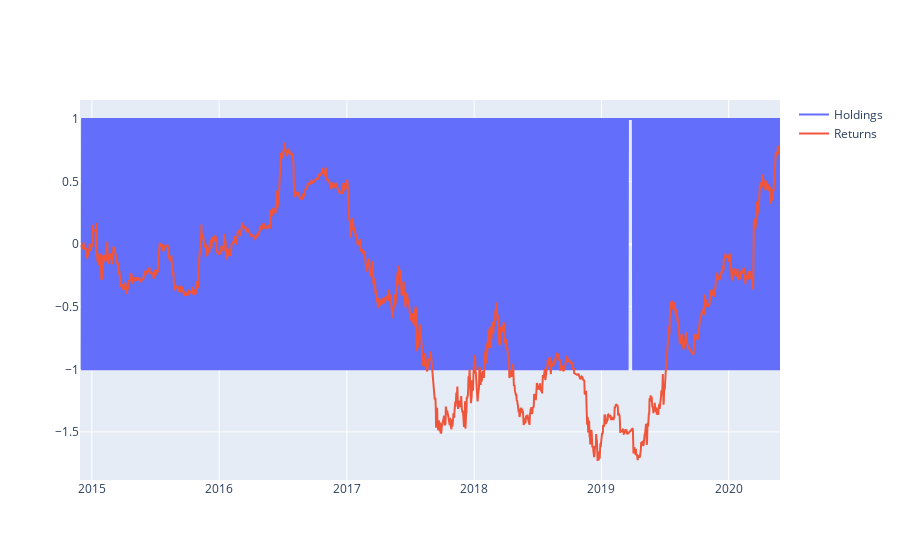
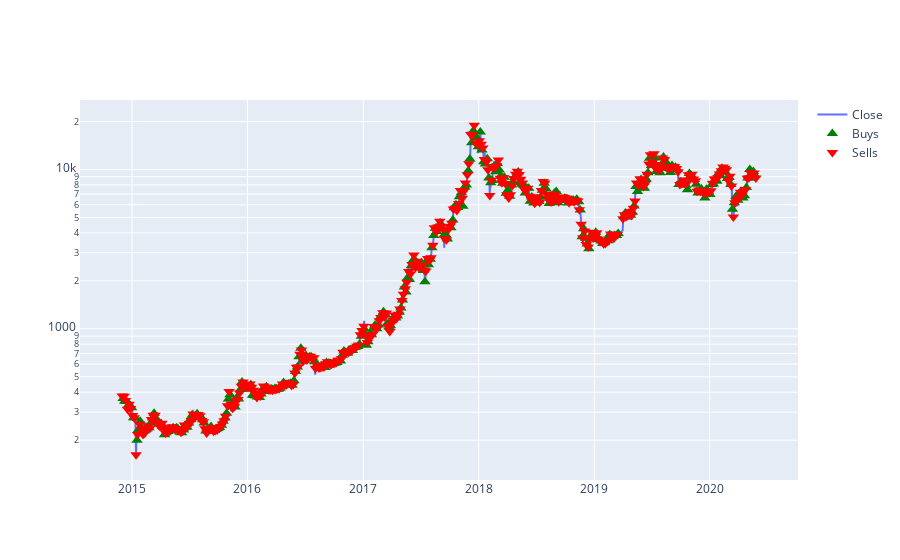
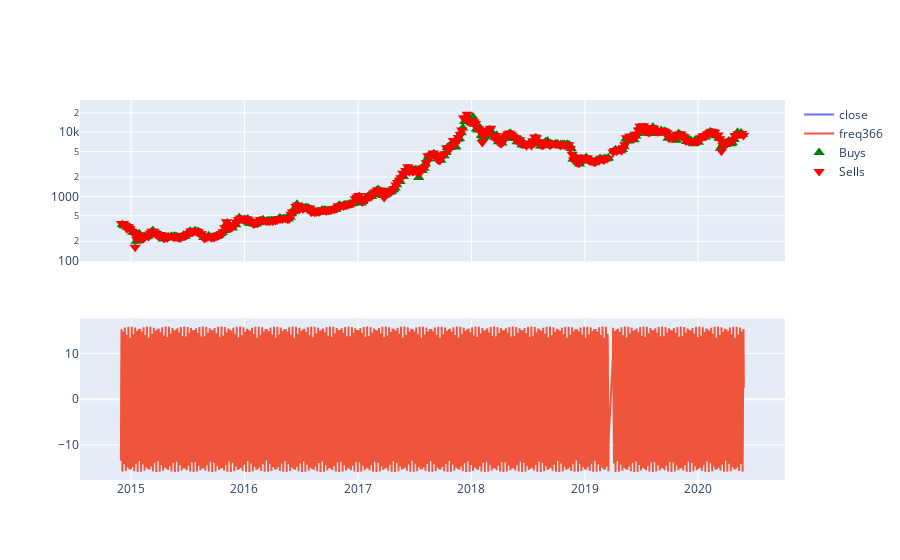

Notebook code for these charts, in order:
### Code cell
# npfft_filters.py
from plotly.subplots import make_subplots
import plotly.graph_objects as go
fig = make_subplots(rows=2, cols=1, shared_xaxes=True)
n = len(freq_domain)

# fig = px.line(x=range(n), y=df.Close)
# fig.show()
fig.add_scatter(x=df.index, y=df.close, mode="lines", row=1, col=1, name="close")

# TODO add remove bandpass list / i_freq list in bqplot
# create a bandpass
low = 29
high = 51
# important_freq = np.zeros(n, dtype=complex)
# important_freq[low:high] = freq_domain[low:high]
# print (sum(important_freq))

# 126hz, 15 days, 238%
# 132 Hz, 14.4 days, 114%
# 91 Hz, 21 days, 272%
# 50 Hz, 37 days, 207%
# 15 Hz, 116 days, 156%
# buy hold 450%

# bandpass
'''
important_freq = freq_domain.copy()
important_freq[:low:-1] = 0
important_freq[high:] = 0
# print (important_freq)
smoothed_values = np.real(np.fft.ifft(important_freq))
fig.add_scatter(x=df.index, y=smoothed_values, mode="lines", row=1, col=1, name="Sine_MA")
'''

# combine individual freq
'''
important_freq = np.zeros(n, dtype=complex)
for index, i_freq in enumerate([int(x[0]) for x in band_ranges]):
    print (i_freq)
    important_freq[i_freq] = freq_domain[i_freq]
smoothed_values = np.real(np.fft.ifft(important_freq))
fig.add_scatter(x=df.index, y=smoothed_values, mode="lines", row=1, col=1, name=f"freqMA")
'''

# pick individual freq
# for index, i_freq in enumerate([38]):
for index, i_freq in enumerate([int(x[0]) for x in band_ranges]):
    print (i_freq)
    important_freq = np.zeros(n, dtype=complex)
    # important_freq[i_freq] = np.real(freq_domain[i_freq])
    important_freq[i_freq] = freq_domain[i_freq]
    smoothed_values = np.real(np.fft.ifft(important_freq))
    # print (freq_domain[i_freq])
    # fig = px.line(x=df.index, y=smoothed_values)
    # fig.show()
    fig.add_scatter(x=df.index, y=smoothed_values, mode="lines", row=2, col=1, name=f"freq{i_freq}")
    
    print (min(smoothed_values), max(smoothed_values))
    df['BUY'] = False
    df['SELL'] = False
    # print (smoothed_values == min(smoothed_values))
    SMOOTH_MIN = min(smoothed_values)
    SMOOTH_MAX = max(smoothed_values)
    THRESHOLD = 0.01 * SMOOTH_MAX
    BUY_MASK = abs(smoothed_values - SMOOTH_MIN) < THRESHOLD
    SELL_MASK = abs(smoothed_values - SMOOTH_MAX) < THRESHOLD
    sine_series = pd.Series(smoothed_values)
    BUY_MASK = (sine_series < sine_series.shift(1)) & (sine_series < sine_series.shift(-1))
    SELL_MASK = (sine_series > sine_series.shift(1)) & (sine_series > sine_series.shift(-1))
    df.loc[BUY_MASK.values, 'BUY'] = True
    df.loc[SELL_MASK.values, 'SELL'] = True
    # plot buy sell on sine wave
    if "BUY" in list(df.columns):
        buys = df[df.BUY]
        fig.add_scatter(x=buys.index, y=buys.close, mode="markers", marker=dict(size=10, symbol=5, color="green"), name="Buys")    
    if "SELL" in list(df.columns):
        sells = df[df.SELL]
        fig.add_scatter(x=sells.index, y=sells.close, mode="markers", marker=dict(size=10, symbol=6, color="red"), name="Sells")

from backtesting import plot_backtest
df['Date'] = df.index
fig_a, fig_b = plot_backtest(df)
fig_a.show()
fig_b.show()

# compare buy and hold
'''
df['BUY'] = df['SELL'] = False
df.loc["2014-11-28", 'BUY'] = True
fig_a, fig_b = plot_backtest(df)
fig_a.show()
fig_b.show()
'''

fig.update_layout(yaxis_type="log")
fig

### Figure 1 — Plotly figure (JSON) as saved in the notebook; plotly's stock layout.template omitted (floating-point values rounded to 4 significant figures; data arrays with more than 128 entries replaced by an {"elided": "..."} marker saying what was removed)
{"data": [{"name": "Holdings", "type": "scatter", "x": {"elided": "1996 str values"}, "y": {"elided": "1996 int values"}}, {"name": "Returns", "type": "scatter", "x": {"elided": "1996 str values"}, "y": {"elided": "1996 float values"}}], "layout": {}}

### Figure 2 — Plotly figure (JSON) as saved in the notebook; plotly's stock layout.template omitted (floating-point values rounded to 4 significant figures; data arrays with more than 128 entries replaced by an {"elided": "..."} marker saying what was removed)
{"data": [{"mode": "lines", "name": "Close", "type": "scatter", "x": {"elided": "1996 str values"}, "y": {"elided": "1996 float values"}}, {"marker": {"color": "green", "size": 10, "symbol": 5}, "mode": "markers", "name": "Buys", "type": "scatter", "x": {"elided": "365 str values"}, "y": {"elided": "365 float values"}}, {"marker": {"color": "red", "size": 10, "symbol": 6}, "mode": "markers", "name": "Sells", "type": "scatter", "x": {"elided": "366 str values"}, "y": {"elided": "366 float values"}}], "layout": {"yaxis": {"type": "log"}}}

### Figure 3 — Plotly figure (JSON) as saved in the notebook; plotly's stock layout.template omitted (floating-point values rounded to 4 significant figures; data arrays with more than 128 entries replaced by an {"elided": "..."} marker saying what was removed)
{"data": [{"mode": "lines", "name": "close", "type": "scatter", "x": {"elided": "1996 str values"}, "xaxis": "x", "y": {"elided": "1996 float values"}, "yaxis": "y"}, {"mode": "lines", "name": "freq366", "type": "scatter", "x": {"elided": "1996 str values"}, "xaxis": "x2", "y": {"elided": "1996 float values"}, "yaxis": "y2"}, {"marker": {"color": "green", "size": 10, "symbol": 5}, "mode": "markers", "name": "Buys", "type": "scatter", "x": {"elided": "365 str values"}, "y": {"elided": "365 float values"}}, {"marker": {"color": "red", "size": 10, "symbol": 6}, "mode": "markers", "name": "Sells", "type": "scatter", "x": {"elided": "366 str values"}, "y": {"elided": "366 float values"}}], "layout": {"xaxis": {"anchor": "y", "domain": [0, 1], "matches": "x2", "showticklabels": false}, "xaxis2": {"anchor": "y2", "domain": [0, 1]}, "yaxis": {"anchor": "x", "domain": [0.575, 1], "type": "log"}, "yaxis2": {"anchor": "x2", "domain": [0, 0.425]}}}
